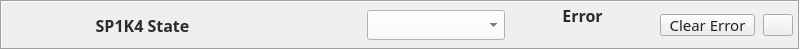
<?xml version="1.0" encoding="UTF-8"?>
<ui version="4.0">
 <class>Form</class>
 <widget class="QWidget" name="Form">
  <property name="geometry">
   <rect>
    <x>0</x>
    <y>0</y>
    <width>800</width>
    <height>50</height>
   </rect>
  </property>
  <property name="minimumSize">
   <size>
    <width>800</width>
    <height>50</height>
   </size>
  </property>
  <property name="maximumSize">
   <size>
    <width>800</width>
    <height>50</height>
   </size>
  </property>
  <property name="font">
   <font>
    <family>Sans Serif</family>
    <pointsize>11</pointsize>
   </font>
  </property>
  <property name="windowTitle">
   <string>State Positioner Control</string>
  </property>
  <widget class="QFrame" name="mainFrame">
   <property name="geometry">
    <rect>
     <x>0</x>
     <y>0</y>
     <width>800</width>
     <height>50</height>
    </rect>
   </property>
   <property name="frameShape">
    <enum>QFrame::Box</enum>
   </property>
   <property name="frameShadow">
    <enum>QFrame::Sunken</enum>
   </property>
   <property name="lineWidth">
    <number>1</number>
   </property>
   <layout class="QHBoxLayout" name="mainLayout">
    <property name="spacing">
     <number>8</number>
    </property>
    <property name="leftMargin">
     <number>5</number>
    </property>
    <property name="topMargin">
     <number>5</number>
    </property>
    <property name="rightMargin">
     <number>5</number>
    </property>
    <property name="bottomMargin">
     <number>5</number>
    </property>
    <item>
     <layout class="QVBoxLayout" name="errorIndicatorLayout">
      <property name="spacing">
       <number>0</number>
      </property>
      <item>
       <widget class="PyDMByteIndicator" name="errorIndicator">
        <property name="minimumSize">
         <size>
          <width>25</width>
          <height>25</height>
         </size>
        </property>
        <property name="maximumSize">
         <size>
          <width>25</width>
          <height>25</height>
         </size>
        </property>
        <property name="toolTip">
         <string>Error Status - Red indicates error</string>
        </property>
        <property name="channel" stdset="0">
         <string>ca://$(P):ERROR_RBV</string>
        </property>
        <property name="showLabels" stdset="0">
         <bool>false</bool>
        </property>
        <property name="circles" stdset="0">
         <bool>true</bool>
        </property>
        <property name="numBits" stdset="0">
         <number>1</number>
        </property>
       </widget>
      </item>
     </layout>
    </item>
    <item>
     <layout class="QVBoxLayout" name="busyIndicatorLayout">
      <property name="spacing">
       <number>0</number>
      </property>
      <item>
       <widget class="PyDMByteIndicator" name="busyIndicator">
        <property name="minimumSize">
         <size>
          <width>25</width>
          <height>25</height>
         </size>
        </property>
        <property name="maximumSize">
         <size>
          <width>25</width>
          <height>25</height>
         </size>
        </property>
        <property name="toolTip">
         <string>Busy - Shows when state is moving</string>
        </property>
        <property name="channel" stdset="0">
         <string>ca://$(P):BUSY_RBV</string>
        </property>
        <property name="showLabels" stdset="0">
         <bool>false</bool>
        </property>
        <property name="circles" stdset="0">
         <bool>true</bool>
        </property>
        <property name="numBits" stdset="0">
         <number>1</number>
        </property>
       </widget>
      </item>
     </layout>
    </item>
    <item>
     <layout class="QVBoxLayout" name="labelLayout">
      <property name="spacing">
       <number>0</number>
      </property>
      <item>
       <widget class="QLabel" name="deviceLabel">
        <property name="minimumSize">
         <size>
          <width>100</width>
          <height>0</height>
         </size>
        </property>
        <property name="font">
         <font>
          <family>Sans Serif</family>
          <pointsize>12</pointsize>
          <weight>75</weight>
          <bold>true</bold>
         </font>
        </property>
        <property name="styleSheet">
         <string notr="true">color: rgb(43, 43, 43);</string>
        </property>
        <property name="text">
         <string>SP1K4 State</string>
        </property>
        <property name="alignment">
         <set>Qt::AlignCenter</set>
        </property>
       </widget>
      </item>
     </layout>
    </item>
    <item>
     <layout class="QVBoxLayout" name="getLayout">
      <property name="spacing">
       <number>2</number>
      </property>
      <item>
       <widget class="PyDMLabel" name="stateGet">
        <property name="minimumSize">
         <size>
          <width>120</width>
          <height>18</height>
         </size>
        </property>
        <property name="font">
         <font>
          <family>Sans Serif</family>
          <pointsize>11</pointsize>
         </font>
        </property>
        <property name="toolTip">
         <string>Current state (GET_RBV)</string>
        </property>
        <property name="styleSheet">
         <string notr="true">color: rgb(43, 43, 43);</string>
        </property>
        <property name="alignment">
         <set>Qt::AlignCenter</set>
        </property>
        <property name="precision" stdset="0">
         <number>0</number>
        </property>
        <property name="showUnits" stdset="0">
         <bool>false</bool>
        </property>
        <property name="precisionFromPV" stdset="0">
         <bool>true</bool>
        </property>
        <property name="alarmSensitiveContent" stdset="0">
         <bool>false</bool>
        </property>
        <property name="alarmSensitiveBorder" stdset="0">
         <bool>true</bool>
        </property>
        <property name="PyDMToolTip" stdset="0">
         <string/>
        </property>
        <property name="channel" stdset="0">
         <string>ca://${P}:GET_RBV</string>
        </property>
        <property name="enableRichText" stdset="0">
         <bool>false</bool>
        </property>
       </widget>
      </item>
     </layout>
    </item>
    <item>
     <layout class="QVBoxLayout" name="setLayout">
      <property name="spacing">
       <number>2</number>
      </property>
      <item>
       <widget class="PyDMEnumComboBox" name="stateSet">
        <property name="minimumSize">
         <size>
          <width>120</width>
          <height>18</height>
         </size>
        </property>
        <property name="font">
         <font>
          <family>Sans Serif</family>
          <pointsize>11</pointsize>
         </font>
        </property>
        <property name="toolTip">
         <string>Request state change (SET)</string>
        </property>
        <property name="styleSheet">
         <string notr="true">color: rgb(43, 43, 43); background-color: rgb(250, 250, 250);</string>
        </property>
        <property name="alarmSensitiveContent" stdset="0">
         <bool>false</bool>
        </property>
        <property name="alarmSensitiveBorder" stdset="0">
         <bool>true</bool>
        </property>
        <property name="PyDMToolTip" stdset="0">
         <string/>
        </property>
        <property name="monitorDisp" stdset="0">
         <bool>false</bool>
        </property>
        <property name="channel" stdset="0">
         <string>ca://${P}:SET</string>
        </property>
       </widget>
      </item>
     </layout>
    </item>
    <item>
     <layout class="QVBoxLayout" name="errorMsgLayout">
      <property name="spacing">
       <number>2</number>
      </property>
      <item>
       <widget class="QLabel" name="errorMsgLabel">
        <property name="font">
         <font>
          <family>Sans Serif</family>
          <pointsize>12</pointsize>
          <weight>75</weight>
          <bold>true</bold>
         </font>
        </property>
        <property name="styleSheet">
         <string notr="true">color: rgb(43, 43, 43);</string>
        </property>
        <property name="text">
         <string>Error</string>
        </property>
        <property name="alignment">
         <set>Qt::AlignCenter</set>
        </property>
       </widget>
      </item>
      <item>
       <widget class="PyDMLabel" name="errorMessage">
        <property name="minimumSize">
         <size>
          <width>100</width>
          <height>18</height>
         </size>
        </property>
        <property name="font">
         <font>
          <family>Sans Serif</family>
          <pointsize>11</pointsize>
         </font>
        </property>
        <property name="toolTip">
         <string>Error message (ERRMSG_RBV)</string>
        </property>
        <property name="styleSheet">
         <string notr="true">color: rgb(43, 43, 43);</string>
        </property>
        <property name="alignment">
         <set>Qt::AlignCenter</set>
        </property>
        <property name="precision" stdset="0">
         <number>0</number>
        </property>
        <property name="showUnits" stdset="0">
         <bool>false</bool>
        </property>
        <property name="precisionFromPV" stdset="0">
         <bool>true</bool>
        </property>
        <property name="alarmSensitiveContent" stdset="0">
         <bool>false</bool>
        </property>
        <property name="alarmSensitiveBorder" stdset="0">
         <bool>true</bool>
        </property>
        <property name="PyDMToolTip" stdset="0">
         <string/>
        </property>
        <property name="channel" stdset="0">
         <string>ca://${P}:ERRID_RBV</string>
        </property>
        <property name="enableRichText" stdset="0">
         <bool>false</bool>
        </property>
       </widget>
      </item>
     </layout>
    </item>
    <item>
     <layout class="QVBoxLayout" name="resetLayout">
      <property name="spacing">
       <number>0</number>
      </property>
      <item>
       <widget class="PyDMPushButton" name="resetButton">
        <property name="minimumSize">
         <size>
          <width>95</width>
          <height>22</height>
         </size>
        </property>
        <property name="maximumSize">
         <size>
          <width>95</width>
          <height>22</height>
         </size>
        </property>
        <property name="font">
         <font>
          <family>Sans Serif</family>
          <pointsize>11</pointsize>
         </font>
        </property>
        <property name="toolTip">
         <string>Clear error and reset (RESET)</string>
        </property>
        <property name="styleSheet">
         <string notr="true">color: rgb(34, 34, 34); background-color: rgb(238, 238, 238);</string>
        </property>
        <property name="text">
         <string>Clear Error</string>
        </property>
        <property name="channel" stdset="0">
         <string>ca://$(P):RESET</string>
        </property>
        <property name="pressValue" stdset="0">
         <string>1</string>
        </property>
       </widget>
      </item>
     </layout>
    </item>
    <item>
     <layout class="QVBoxLayout" name="expertLayout">
      <property name="spacing">
       <number>0</number>
      </property>
      <item>
       <widget class="PyDMShellCommand" name="expertButton">
        <property name="minimumSize">
         <size>
          <width>30</width>
          <height>22</height>
         </size>
        </property>
        <property name="maximumSize">
         <size>
          <width>30</width>
          <height>22</height>
         </size>
        </property>
        <property name="font">
         <font>
          <family>Sans Serif</family>
          <pointsize>14</pointsize>
         </font>
        </property>
        <property name="toolTip">
         <string>Open expert screen</string>
        </property>
        <property name="styleSheet">
         <string notr="true">color: rgb(34, 34, 34); background-color: rgb(238, 238, 238);</string>
        </property>
        <property name="text">
         <string/>
        </property>
        <property name="command" stdset="0">
         <string>pydm -m &quot;P=$(P)&quot; state_expert.ui</string>
        </property>
       </widget>
      </item>
     </layout>
    </item>
   </layout>
  </widget>
 </widget>
 <customwidgets>
  <customwidget>
   <class>PyDMLabel</class>
   <extends>QLabel</extends>
   <header>pydm.widgets.label</header>
  </customwidget>
  <customwidget>
   <class>PyDMByteIndicator</class>
   <extends>QWidget</extends>
   <header>pydm.widgets.byte</header>
  </customwidget>
  <customwidget>
   <class>PyDMEnumComboBox</class>
   <extends>QComboBox</extends>
   <header>pydm.widgets.enum_combo_box</header>
  </customwidget>
  <customwidget>
   <class>PyDMPushButton</class>
   <extends>QPushButton</extends>
   <header>pydm.widgets.pushbutton</header>
  </customwidget>
  <customwidget>
   <class>PyDMShellCommand</class>
   <extends>QPushButton</extends>
   <header>pydm.widgets.shell_command</header>
  </customwidget>
 </customwidgets>
 <resources/>
 <connections/>
</ui>
